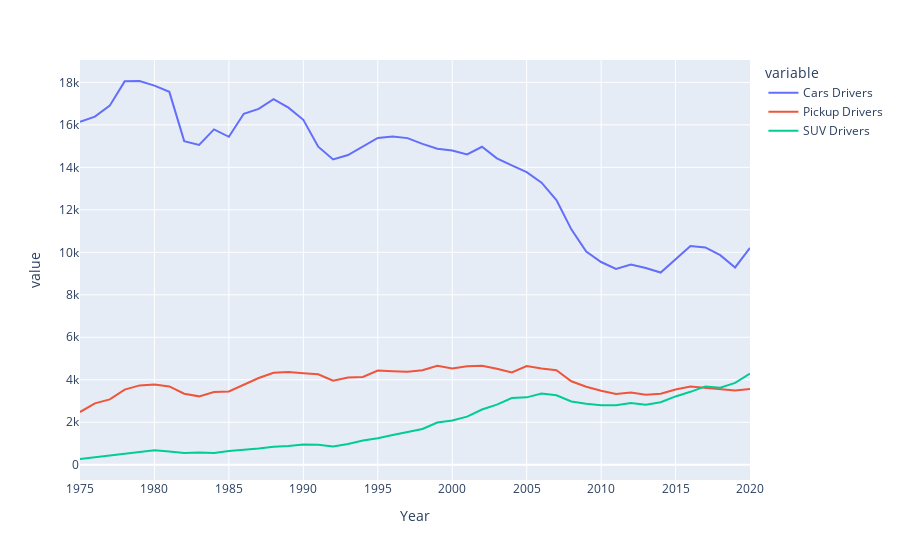

The notebook cell this image was saved under:
### Markdown cell above
- #### <b>Line chart - passenger vehicle <span style='background:green'>driver</span> deaths by vehicle type, 1975-2020</b>

### Code cell
fig = px.line(drivers_df, x='Year', y=drivers_df.drop(columns=['Year']).columns)
fig.show()

### Figure 1 — Plotly figure (JSON) as saved in the notebook; plotly's stock layout.template omitted (floating-point values rounded to 4 significant figures)
{"data": [{"hovertemplate": "variable=Cars Drivers<br>Year=%{x}<br>value=%{y}<extra></extra>", "legendgroup": "Cars Drivers", "line": {"color": "#636efa", "dash": "solid"}, "marker": {"symbol": "circle"}, "mode": "lines", "name": "Cars Drivers", "orientation": "v", "showlegend": true, "type": "scatter", "x": [1975, 1976, 1977, 1978, 1979, 1980, 1981, 1982, 1983, 1984, 1985, 1986, 1987, 1988, 1989, 1990, 1991, 1992, 1993, 1994, 1995, 1996, 1997, 1998, 1999, 2000, 2001, 2002, 2003, 2004, 2005, 2006, 2007, 2008, 2009, 2010, 2011, 2012, 2013, 2014, 2015, 2016, 2017, 2018, 2019, 2020], "xaxis": "x", "y": [16141, 16385, 16903, 18047, 18064, 17848, 17553, 15235, 15058, 15787, 15437, 16519, 16751, 17209, 16811, 16237, 14974, 14372, 14577, 14975, 15386, 15453, 15375, 15106, 14874, 14791, 14611, 14969, 14426, 14092, 13775, 13277, 12455, 11081, 10040, 9542, 9216, 9425, 9261, 9049, 9652, 10292, 10227, 9864, 9287, 10206], "yaxis": "y"}, {"hovertemplate": "variable=Pickup Drivers<br>Year=%{x}<br>value=%{y}<extra></extra>", "legendgroup": "Pickup Drivers", "line": {"color": "#EF553B", "dash": "solid"}, "marker": {"symbol": "circle"}, "mode": "lines", "name": "Pickup Drivers", "orientation": "v", "showlegend": true, "type": "scatter", "x": [1975, 1976, 1977, 1978, 1979, 1980, 1981, 1982, 1983, 1984, 1985, 1986, 1987, 1988, 1989, 1990, 1991, 1992, 1993, 1994, 1995, 1996, 1997, 1998, 1999, 2000, 2001, 2002, 2003, 2004, 2005, 2006, 2007, 2008, 2009, 2010, 2011, 2012, 2013, 2014, 2015, 2016, 2017, 2018, 2019, 2020], "xaxis": "x", "y": [2481, 2890, 3076, 3535, 3734, 3776, 3687, 3345, 3219, 3422, 3446, 3764, 4082, 4332, 4365, 4307, 4256, 3958, 4105, 4130, 4431, 4402, 4376, 4452, 4658, 4535, 4641, 4658, 4522, 4344, 4642, 4528, 4451, 3929, 3670, 3484, 3335, 3395, 3291, 3338, 3544, 3684, 3613, 3546, 3500, 3563], "yaxis": "y"}, {"hovertemplate": "variable=SUV Drivers<br>Year=%{x}<br>value=%{y}<extra></extra>", "legendgroup": "SUV Drivers", "line": {"color": "#00cc96", "dash": "solid"}, "marker": {"symbol": "circle"}, "mode": "lines", "name": "SUV Drivers", "orientation": "v", "showlegend": true, "type": "scatter", "x": [1975, 1976, 1977, 1978, 1979, 1980, 1981, 1982, 1983, 1984, 1985, 1986, 1987, 1988, 1989, 1990, 1991, 1992, 1993, 1994, 1995, 1996, 1997, 1998, 1999, 2000, 2001, 2002, 2003, 2004, 2005, 2006, 2007, 2008, 2009, 2010, 2011, 2012, 2013, 2014, 2015, 2016, 2017, 2018, 2019, 2020], "xaxis": "x", "y": [270, 347, 434, 519, 596, 684, 623, 549, 575, 557, 645, 690, 765, 850, 877, 951, 943, 863, 977, 1140, 1248, 1399, 1537, 1686, 1986, 2086, 2265, 2599, 2829, 3139, 3171, 3347, 3269, 2975, 2872, 2801, 2802, 2903, 2828, 2941, 3216, 3432, 3688, 3629, 3852, 4290], "yaxis": "y"}], "layout": {"legend": {"title": {"text": "variable"}, "tracegroupgap": 0}, "margin": {"t": 60}, "xaxis": {"anchor": "y", "domain": [0, 1], "title": {"text": "Year"}}, "yaxis": {"anchor": "x", "domain": [0, 1], "title": {"text": "value"}}}}
